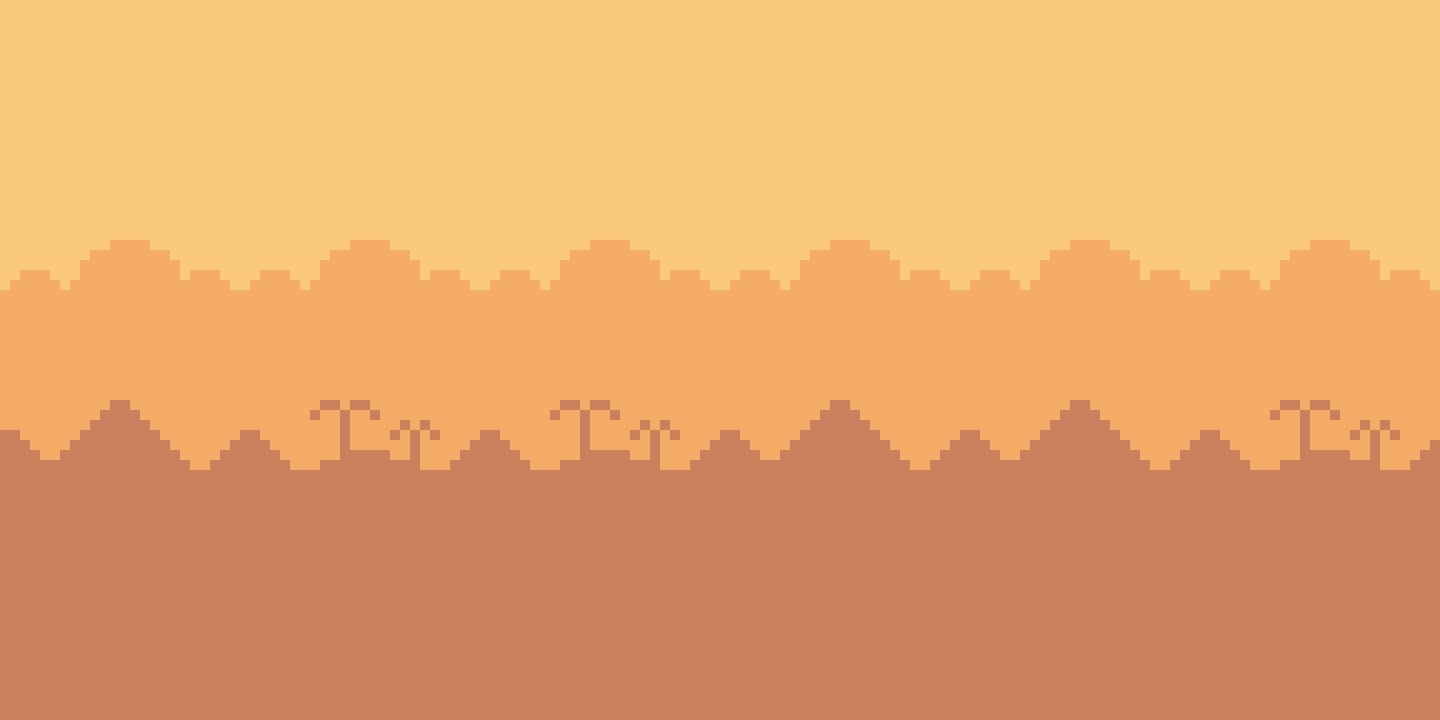

A level layout from a 2D game, rendered from its tile map. Below: a short description, then the map file with its tile-grid data intact:
An orthogonal 6x3 tile map with 240x240 px tiles, 1 tile layer (Tile Layer 1).

<map version="1.10" tiledversion="1.11.2" orientation="orthogonal" renderorder="right-down" width="6" height="3" tilewidth="240" tileheight="240" infinite="0" nextlayerid="2" nextobjectid="1">
 <tileset firstgid="1" source="tilesets/tileset2.tsx" />
 <layer id="1" name="Tile Layer 1" width="6" height="3">
  <data encoding="csv">
5,6,5,6,5,6,
13,14,14,13,13,14,
21,22,21,22,21,22
</data>
 </layer>
</map>
